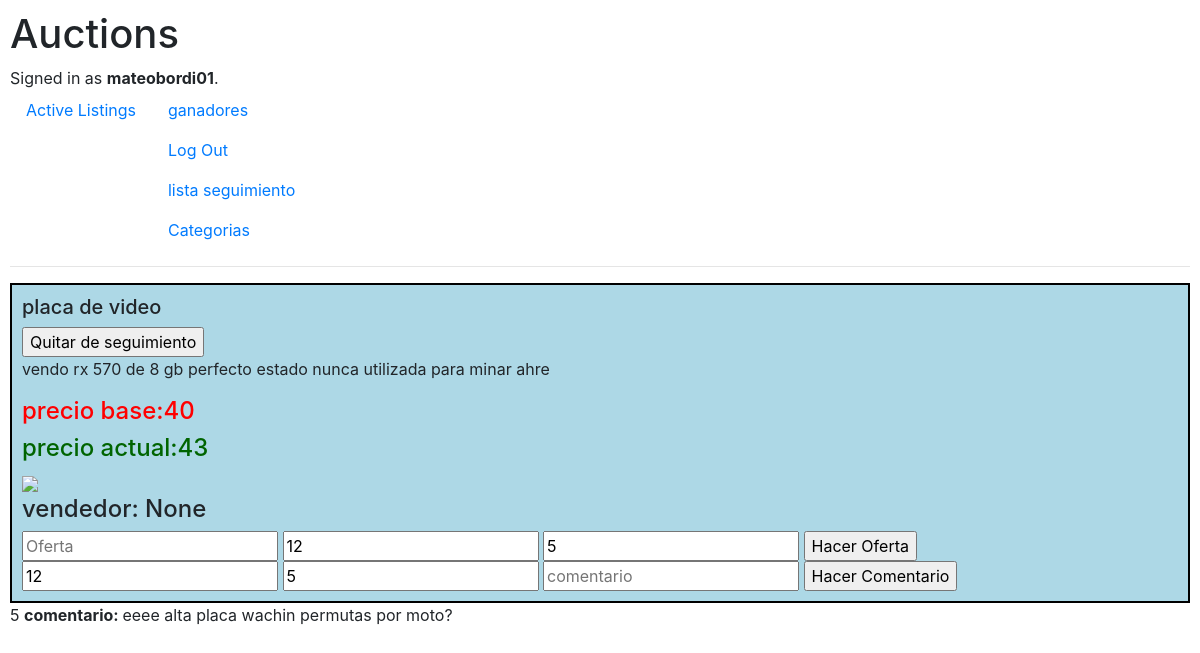
/12 (signed in), run on the app's committed database.
### auctions/models.py (models this page shows, shortened)
class User(AbstractUser):
    pass

class Producto(models.Model):
    titulo = models.CharField(max_length=64)
    descripcion = models.CharField(max_length=512)
    precioinicial = models.IntegerField()
    precioactual = models.IntegerField(default="0")
    imagenurl = models.CharField(max_length=100000)
    categoria = models.CharField(max_length=64)
    vendido = models.BooleanField(default=False)
    vendedor = models.ForeignKey(User, on_delete=models.SET_NULL, null=True, default=None)
    precioactual = models.IntegerField(default=0)

class Comentario(models.Model):
    producto_id = models.IntegerField()
    comentador_id= models.IntegerField()
    comentario= models.CharField(max_length=1000)

### auctions/views.py (the view)
# urls.py: path("<int:producto_id>", views.articulo, name="articulo" ),
@login_required
def articulo(request, producto_id):
    producto = Producto.objects.get(pk= producto_id)
    if request.method == "POST":
        if "oferta_" in request.POST:
            form = OfertaForm(request.POST)
            oferta = request.POST['oferta']
            if form.is_valid():
                if int(oferta) > producto.precioactual and int(oferta) >= producto.precioinicial:
                    form.save()
                    producto.precioactual = oferta
                    producto.save()
                else:
                    return HttpResponse("no seas boludo si no le ganas a la otra oferta")
            return HttpResponseRedirect(reverse('articulo', args=[producto_id])  )
        if "comentario_" in request.POST:
            form = ComentarioForm(request.POST)
            comentario = request.POST['comentario']
            if form.is_valid():
                form.save()
            else:
                    return HttpResponse("el comentario no es valido")
            return HttpResponseRedirect(reverse('articulo', args=[producto_id])  )
        if "q_seguimiento" in request.POST:
            producto = get_object_or_404(Producto, pk=producto_id)
            seguimiento = get_object_or_404(Seguimiento, producto=producto, usuario=request.user)
            seguimiento.en_seguimiento = False
            form = SeguimientoForm(request.POST or None, instance=seguimiento)
            if request.method == "POST" and form.is_valid():
                seguimiento.delete()
                return HttpResponseRedirect(reverse('articulo', args=[producto_id])  )
            else:
                return HttpResponse("no se pudo agregar a la lista de seguimiento")
        if "a_seguimiento" in request.POST:
            producto = get_object_or_404(Producto, pk=producto_id)
            seguimiento, created = Seguimiento.objects.get_or_create(producto=producto, usuario=request.user)
            seguimiento.en_seguimiento = True
            form = SeguimientoForm(request.POST or None, instance=seguimiento)
            if request.method == "POST" and form.is_valid():
                form.save()
                return HttpResponseRedirect(reverse('lista_seguimiento' ))
            else:
                return HttpResponse("no se pudo agregar a la lista de seguimiento")
        if "terminar" in request.POST:
            producto.vendido = True
            producto.save()
            form = GanadoresForm(request.POST)
            if form.is_valid and producto.precioinicial <= producto.precioactual :
                ganador = Oferta.objects.filter(producto_id=producto.id).latest('id')
                comprador_ganador_id = User.objects.get(id=ganador.comprador_id)
                producto_vendido_id = Producto.objects.get(id=ganador.producto_id)
                ganadores = Ganadores()
                ganadores.usuario_id = comprador_ganador_id
                ganadores.producto_id = producto_vendido_id
                ganadores.save()
                return HttpResponseRedirect(reverse('index'))
            return HttpResponse("el producto a sido quitado de la lista activa y no hay ningun ganador de la subasta")
    else:
        ganadores = True
        try:
            ganadores= Ganadores.objects.get(producto_id=producto.id)
        except Ganadores.DoesNotExist:
            ganadores = False
        cliente = True
        if producto.vendedor == request.user:
            cliente = False
        comentario = Comentario.objects.filter(producto_id=producto.id)
        try:
            seguimiento = Seguimiento.objects.get(usuario=request.user.id, producto=producto.id)
        except Seguimiento.DoesNotExist:
            seguimiento = True
        return render(request, "auctions/articulo.html", {
            "producto": producto,
            "cliente": cliente,
            "comentarios":comentario,
            "seguimiento": seguimiento,
            "ganadores": ganadores
        })

### auctions/templates/auctions/articulo.html (shortened to what this page needs)
{% extends "auctions/layout.html" %}
{% block body %}
{% if cliente %}
    {% if not ganadores %}
        <div class="contenedor" style="background-color: lightblue;border: 2px solid black; padding: 10px;">
            <h5>{{producto.titulo}}</h5>
            {% if seguimiento.en_seguimiento %}
                <form action="{% url 'articulo' producto.id %}" method="post">
                    <input type="submit" name="q_seguimiento" value="Quitar de seguimiento">
                </form>
            {% endif %}
            <div>
                <p>{{producto.descripcion}} </p>
            </div>
            <div>
                <h4 style="color:red">precio base:{{producto.precioinicial}} </h4>
            </div>
            <div>
                <h4 style="color:darkgreen">precio actual:{{producto.precioactual}} </h4>
            </div>
            <div>
                <img src="{{producto.imagenurl}}">
            </div>
            <h4> vendedor:  {{producto.vendedor}} </h4>
            <form action="{% url 'articulo' producto.id %}" method="post">
                <input type="number" name="oferta" placeholder="Oferta" required>
                <input type="number" name="producto_id" value="{{producto.id}}" readonly>
                <input type="numer" name="comprador_id" value="{{user.id}}" readonly>
                <input type="submit" name="oferta_" value="Hacer Oferta">
            </form>
            <form  action="{% url 'articulo' producto.id %}" method="post">
                <input type="number" name="producto_id" value="{{producto.id}}" readonly>
                <input type="number" name="comentador_id" value="{{user.id}}" readonly>
                <input type="text" name="comentario" placeholder="comentario">
                <input type="submit" name="comentario_" value="Hacer Comentario">
            </form>
        </div>
    {% else  %}
        <p>el producto ya fue vendido y hay un ganador</p>
    {% endif %}
{% endif %}
{% for comentario in comentarios %}
    <div>
         {{comentario.comentador_id}} <b>  comentario: </b> {{comentario.comentario}}
    </div>
{% endfor %}
{% endblock %}

### auctions/templates/auctions/layout.html (shortened to what this page needs)
{% load static %}
<!DOCTYPE html>
<html lang="es">
    <head>
        <link rel="stylesheet" href="https://stackpath.bootstrapcdn.com/bootstrap/4.4.1/css/bootstrap.min.css">
        <link href="{% static 'auctions/styles.css' %}" rel="stylesheet" type="text/css">
    </head>
    <body>
        <h1>Auctions</h1>
        <div>
            {% if user.is_authenticated %}
                Signed in as <strong>{{ user.username }}</strong>.
            {% else %}
                Not signed in.
            {% endif %}
        </div>
        <ul class="nav">
            <li class="nav-item">
                <a class="nav-link" href="{% url 'index' %}">Active Listings</a>
            </li>
            {% if user.is_authenticated %}
                <li class="nav-item">
                    <a class="nav-link" href="{% url 'ganadores'%}">ganadores</a>
                    <a class="nav-link" href="{% url 'logout' %}">Log Out</a>
                    <a class="nav-link" href="{% url 'lista_seguimiento' %}">lista seguimiento</a>
                    <a class="nav-link" href="{% url 'categorias' %}" > Categorias</a>
                </li>
            {% endif %}
        </ul>
        <hr>
        {% block body %}
        {% endblock %}
    </body>
</html>

### auctions/static/auctions/styles.css (style rules this page uses)
body { padding: 10px; }
.contenedor { border: 2px solid black; padding: 10px; background-color: lightblue; }

### data on the page
User: username "mateobordi01", comprador_id "5", comentador_id "5"
Producto: titulo "placa de video", descripcion "vendo rx 570 de 8 gb perfecto estado nunca utilizada para minar ahre", precioinicial "40", precioactual "43", vendedor "None", producto_id "12"
Comentario: comentador_id "5", comentario "eeee alta placa wachin permutas por moto?"
